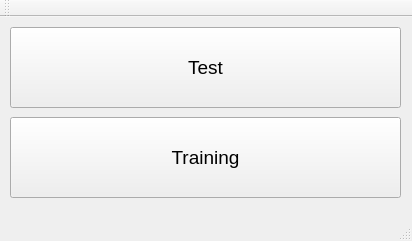
<?xml version="1.0" encoding="UTF-8"?>
<ui version="4.0">
 <class>MainWindow</class>
 <widget class="QMainWindow" name="MainWindow">
  <property name="geometry">
   <rect>
    <x>0</x>
    <y>0</y>
    <width>412</width>
    <height>241</height>
   </rect>
  </property>
  <property name="windowTitle">
   <string>MainWindow</string>
  </property>
  <widget class="QWidget" name="centralWidget">
   <widget class="QPushButton" name="TestButton">
    <property name="geometry">
     <rect>
      <x>10</x>
      <y>10</y>
      <width>391</width>
      <height>81</height>
     </rect>
    </property>
    <property name="font">
     <font>
      <pointsize>14</pointsize>
     </font>
    </property>
    <property name="text">
     <string>Test</string>
    </property>
   </widget>
   <widget class="QPushButton" name="TrainingButton">
    <property name="geometry">
     <rect>
      <x>10</x>
      <y>100</y>
      <width>391</width>
      <height>81</height>
     </rect>
    </property>
    <property name="font">
     <font>
      <pointsize>14</pointsize>
     </font>
    </property>
    <property name="text">
     <string>Training</string>
    </property>
   </widget>
  </widget>
  <widget class="QMenuBar" name="menuBar">
   <property name="geometry">
    <rect>
     <x>0</x>
     <y>0</y>
     <width>412</width>
     <height>21</height>
    </rect>
   </property>
  </widget>
  <widget class="QToolBar" name="mainToolBar">
   <attribute name="toolBarArea">
    <enum>TopToolBarArea</enum>
   </attribute>
   <attribute name="toolBarBreak">
    <bool>false</bool>
   </attribute>
  </widget>
  <widget class="QStatusBar" name="statusBar"/>
 </widget>
 <layoutdefault spacing="6" margin="11"/>
 <resources/>
 <connections/>
</ui>
